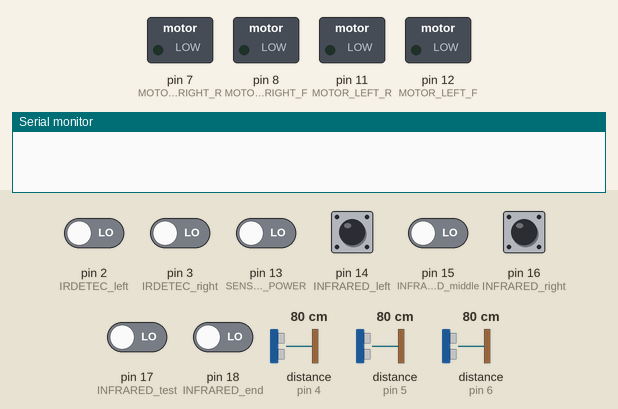
The sketch below on a simulated Arduino Uno, built with avr-gcc and run on an emulated ATmega328P. Shown: switched loads named in the sketch (green lamp = pin HIGH), the last lines printed to the serial monitor. The inputs (shaded band) are chosen by the test bench; at power-on: pin 2 (IRDETEC_left), pin 3 (IRDETEC_right), pin 13 (SENSOR_POWER), pin 14 (INFRARED_left), pin 15 (INFRARED_middle), pin 16 (INFRARED_right), pin 17 (INFRARED_test), pin 18 (INFRARED_end) LOW, distance to the obstacle (sensors on pin 6, pin 4, pin 5) 80 cm. The echo pulse lasts 58.3 µs per cm; pins used as bus, display or sensor lines are not drawn.

Above: at 6.2 s.
6.3 s: pin 13 (SENSOR_POWER) driven HIGH
7.8 s: distance to the obstacle (sensor on pin 6) set to 7 cm
9.3 s: distance to the obstacle (sensor on pin 6) set to 4 cm
At 10.5 s:
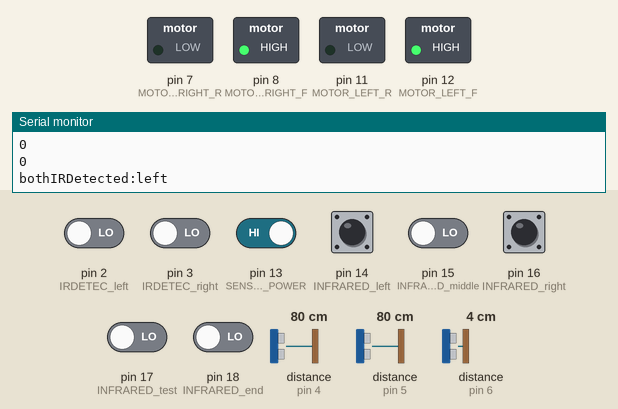
10.8 s: distance to the obstacle (sensor on pin 4) set to 19 cm
13.8 s: distance to the obstacle (sensor on pin 4) set to 14 cm
At 15.0 s:
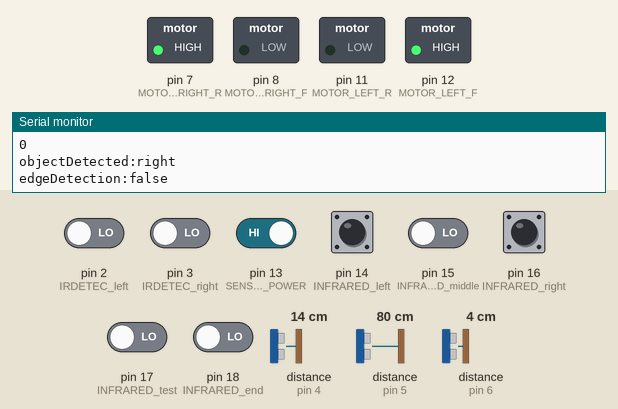
15.3 s: distance to the obstacle (sensor on pin 5) set to 16 cm
16.8 s: distance to the obstacle (sensor on pin 5) set to 13 cm
At 17.5 s:
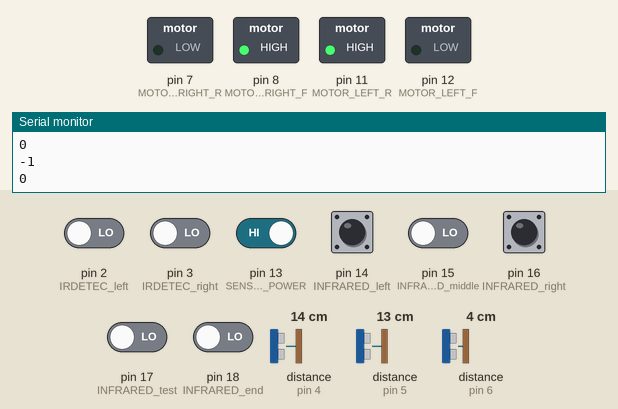
Timing chart, 0 to 19.3 s (numbered marks = the images above; inputs shaded):
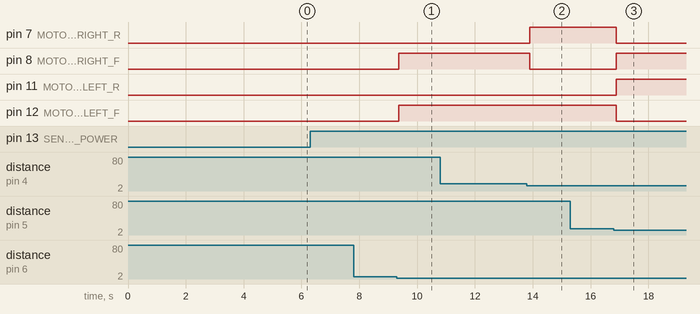

The sketch:

main.ino
```cpp
//SYSC 4805 Robot Project

// SENSOR PINS (can be changed)
// DIGITAL
const int ULTRASONIC_OBJ_L = 4;
const int ULTRASONIC_OBJ_R = 5;
const int ULTRASONIC_EDGE = 6;
const int ULTRASONIC_TRIG = 9;
//reuse the same pin to trigger all ultrasonic sensors

//pins for controlling motor
const int MOTOR_LEFT_F = 12;
const int MOTOR_LEFT_R = 11;
const int MOTOR_RIGHT_F = 8;
const int MOTOR_RIGHT_R = 7;

const int SENSOR_POWER = 13;    //checking if the sensor power supply is ON

// infrared
const int INFRARED_left = 14;
const int INFRARED_middle = 15;
const int INFRARED_right = 16;
const int INFRARED_test = 17;
const int INFRARED_end = 18;

const int IRDETEC_left = 2;
const int IRDETEC_right = 3;

//speed of sound in cm/us
const float SPEED_OF_SOUND = 0.034;

//begin object avoidance once the object is less than 10 cm from one of the sensors
const int OBJ_AVOID_DISTANCE = 15;

//threshold for edge detection
const int FLOOR_DISTANCE = 4;

int pollUltrasonicSensor(int sensorEchoPin);
int objectDetection();
bool edgeDetection();

void forward();
void backward();
void brake();
void left();
void right();

void setup()
{
  //setting pin modes
  Serial.begin(9600);
  pinMode(ULTRASONIC_TRIG, OUTPUT);
  pinMode(ULTRASONIC_OBJ_L, INPUT);
  pinMode(ULTRASONIC_OBJ_R, INPUT);
  pinMode(ULTRASONIC_EDGE, INPUT);
  pinMode(INFRARED_left, INPUT);
  pinMode(INFRARED_middle, INPUT);
  pinMode(INFRARED_right, INPUT);
  pinMode(INFRARED_test, INPUT);
  pinMode(INFRARED_end, INPUT);
  pinMode(IRDETEC_left, INPUT);
  pinMode(IRDETEC_right, INPUT);
  pinMode(SENSOR_POWER, INPUT);
  pinMode(MOTOR_LEFT_F, OUTPUT);
  pinMode(MOTOR_LEFT_R, OUTPUT);
  pinMode(MOTOR_RIGHT_F, OUTPUT);
  pinMode(MOTOR_RIGHT_R, OUTPUT);

  delay(5000);

  brake();
}

void loop()
{
  //delay(2000);
  /* priority is as follows:
   *
   * SAFETY MECHANISMS HAVE TOP PRIORITY:
   * if the sensors do not have power, the robot should not move
   * edge detection should stop the robot and reroute it
   * object avoidance should kick in if no edge is detected
   *
   * at this point the robot is in a "safe" environment
   * use IR to follow any robot in front of it
   * if no IR light is present, follow a black line on the ground using down-facing IR emitter/detector pairs
   * if no black line is present, roll forward
   */

  //check if the sensors have power by seeing if power input is 5V
  if(digitalRead(SENSOR_POWER) == HIGH)
  {
    int objD = objectDetection();
    //objD=0;
    bool edgeDetected = edgeDetection();
    //stub bools to emulate IR and line detection
   // bool irDetected = false;
   int IRleft,IRmiddle,IRright,IRtest,IRend,IRDETECleft,IRDETECright;
   IRleft=digitalRead(INFRARED_left);
   IRmiddle=digitalRead(INFRARED_middle);
   IRright=digitalRead(INFRARED_right);
   IRtest=digitalRead(INFRARED_test);
   IRend=digitalRead(INFRARED_end);
   IRDETECleft=digitalRead(IRDETEC_left);
   IRDETECright=digitalRead(IRDETEC_right);
   Serial.println(edgeDetected);
   Serial.println(objD);
   Serial.println(IRleft);
   Serial.println(IRmiddle);
   Serial.println(IRright);
   Serial.println(IRtest);
   Serial.println(IRend);
   Serial.println(IRDETECleft);
   Serial.println(IRDETECright);

    //SAFETY CHECKS
    if(edgeDetected)
    {
      Serial.print("\nedgeDetected\n");
      //TODO: rerouting
      //brake as a placeholder
      brake();
    }
    else if(objD != 0)
    {
      if(objD > 0)
      {
        //more space on the right
        //TODO: turn right
        Serial.print("\nobjectDetected:right\n");
        right();
      }
      else
      {
        //more space on the left
        //TODO: turn left
        Serial.print("\nobjectDetected:left\n");
        left();
      }
    }
    else if(IRDETECleft==0||IRDETECright==0){
      if(IRDETECleft==0&&IRDETECright==0){
        Serial.print("\nbothIRDetected:left\n");
        forward();
      }else if(IRDETECleft==0){
        Serial.print("\nleftIRDetected:left\n");
        left();
      }else if(IRDETECright==0){
        Serial.print("\nrightIRDetected:left\n");
        right();
      }else{
        brake();
      }
    }
    else if(IRtest==1||IRleft==1||IRright==1||IRmiddle==1){
      Serial.print("\nmaze\n");
      if(IRend==1&&IRleft==1&&IRmiddle==1&&IRright==1){
        Serial.print("\nmazeEnd\n");
        brake();
      }
      else if(IRleft==1){
        Serial.print("\nmazeLeft\n");
        left();
      }else if(IRmiddle==1){
        Serial.print("\nmazeMiddle\n");
        forward();
      }else if(IRright==1){
        Serial.print("\nmazeRight\n");
        right();
      }else if(IRtest==1){
        left();
      }
    }
    else
    {
      //default locomotion should be to roll forward until a higher-priority check is passed
      forward();
    }
  }
}

//polls the given sensor for distance in centimeters, accurate between 2 and 200 cm
int pollUltrasonicSensor(int sensorEchoPin)
{
  //trigger all ultrasonic sensors by setting the trig pin to HIGH for 10 us
  //set trig pin to low for 2 us before to ensure a cleaner pulse
  digitalWrite(ULTRASONIC_TRIG, LOW);
  delayMicroseconds(2);
  digitalWrite(ULTRASONIC_TRIG, HIGH);
  delayMicroseconds(10);
  digitalWrite(ULTRASONIC_TRIG, LOW);

  //reads the echo pin to return the sound wave travel time in microseconds
  long duration = pulseIn(sensorEchoPin, HIGH);

  //calculate distance
  int distance = duration * SPEED_OF_SOUND/2;

  return distance;
}

//checks for objects in front using the ultrasonic sensors
//returns the difference in distance between the two front facing ultrasonic sensors
//positive is right, negative is left
//0 means no object detected
//UNTESTED
int objectDetection()
{
  int leftD, rightD, diff;
  leftD = pollUltrasonicSensor(ULTRASONIC_OBJ_L);
  rightD = pollUltrasonicSensor(ULTRASONIC_OBJ_R);

  //above the threshold distance, the object is irrelevant.
  if(leftD > OBJ_AVOID_DISTANCE && rightD > OBJ_AVOID_DISTANCE)
    diff = 0;
  else
  {
    diff = rightD - leftD;
    //if the object is equidistant from both front facing sensors, make diff non-zero so that the function does not falsely return no object detected
    if(diff == 0)
      diff--;
  }

  return diff;
}

void forward()
{
  digitalWrite(MOTOR_LEFT_F, HIGH);
  digitalWrite(MOTOR_LEFT_R, LOW);
  digitalWrite(MOTOR_RIGHT_F, HIGH);
  digitalWrite(MOTOR_RIGHT_R, LOW);
}

void backward()
{
  digitalWrite(MOTOR_LEFT_F, LOW);
  digitalWrite(MOTOR_LEFT_R, HIGH);
  digitalWrite(MOTOR_RIGHT_F, LOW);
  digitalWrite(MOTOR_RIGHT_R, HIGH);
}

void left()
{
  digitalWrite(MOTOR_LEFT_F, LOW);
  digitalWrite(MOTOR_LEFT_R, HIGH);
  digitalWrite(MOTOR_RIGHT_F, HIGH);
  digitalWrite(MOTOR_RIGHT_R, LOW);
}

void right()
{
  digitalWrite(MOTOR_LEFT_F, HIGH);
  digitalWrite(MOTOR_LEFT_R, LOW);
  digitalWrite(MOTOR_RIGHT_F, LOW);
  digitalWrite(MOTOR_RIGHT_R, HIGH);
}

void brake()
{
  digitalWrite(MOTOR_LEFT_F, LOW);
  digitalWrite(MOTOR_LEFT_R, LOW);
  digitalWrite(MOTOR_RIGHT_F, LOW);
  digitalWrite(MOTOR_RIGHT_R, LOW);
}

bool edgeDetection()
{
   int distance = pollUltrasonicSensor(ULTRASONIC_EDGE);
   if(distance > FLOOR_DISTANCE)
   {
    //edge detected
    Serial.print("\nedgeDetection:true\n");
    return true;
   }
   Serial.print("\nedgeDetection:false\n");
   return false;
}
```

Measured:
- the behaviour switches between 6 and 5 cm on distance to the obstacle (sensor on pin 6) (found by bisection; images 0 and 1)
- the behaviour switches between 17 and 16 cm on distance to the obstacle (sensor on pin 4) (found by bisection; images 1 and 2)
- the behaviour switches between 15 and 14 cm on distance to the obstacle (sensor on pin 5) (found by bisection; images 2 and 3)
- after the input at 9.3 s, pin 8 (MOTOR_RIGHT_F), pin 12 (MOTOR_LEFT_F): LOW → HIGH after 0.06 s
- after the input at 13.8 s, pin 7 (MOTOR_RIGHT_R): LOW → HIGH after 0.09 s; pin 8 (MOTOR_RIGHT_F): HIGH → LOW after 0.09 s
- after the input at 16.8 s, pin 7 (MOTOR_RIGHT_R), pin 12 (MOTOR_LEFT_F): HIGH → LOW after 0.09 s; pin 8 (MOTOR_RIGHT_F), pin 11 (MOTOR_LEFT_R): LOW → HIGH after 0.09 s
